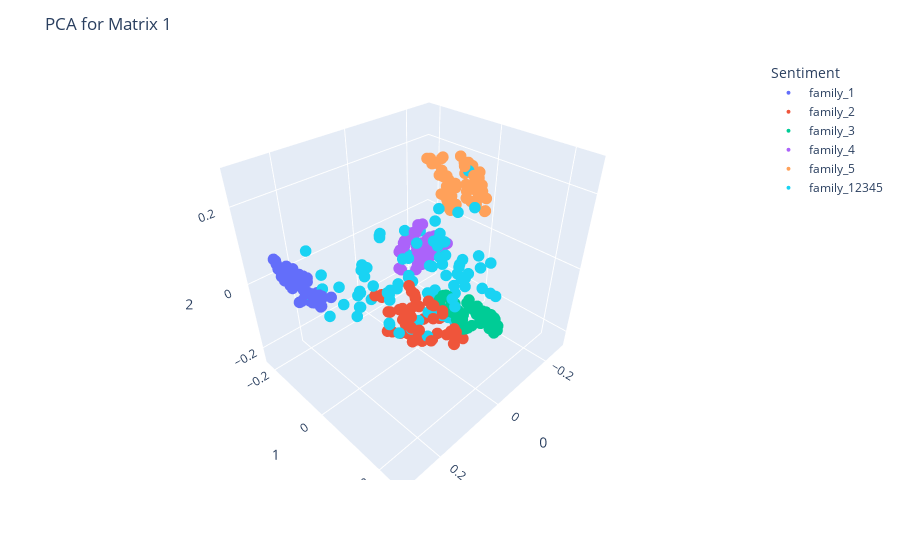

Notebook code cell kept with this figure:
### Code cell
plot_tsne(current_Sample['Sentiment'], dim_Reduction = 'PCA')
